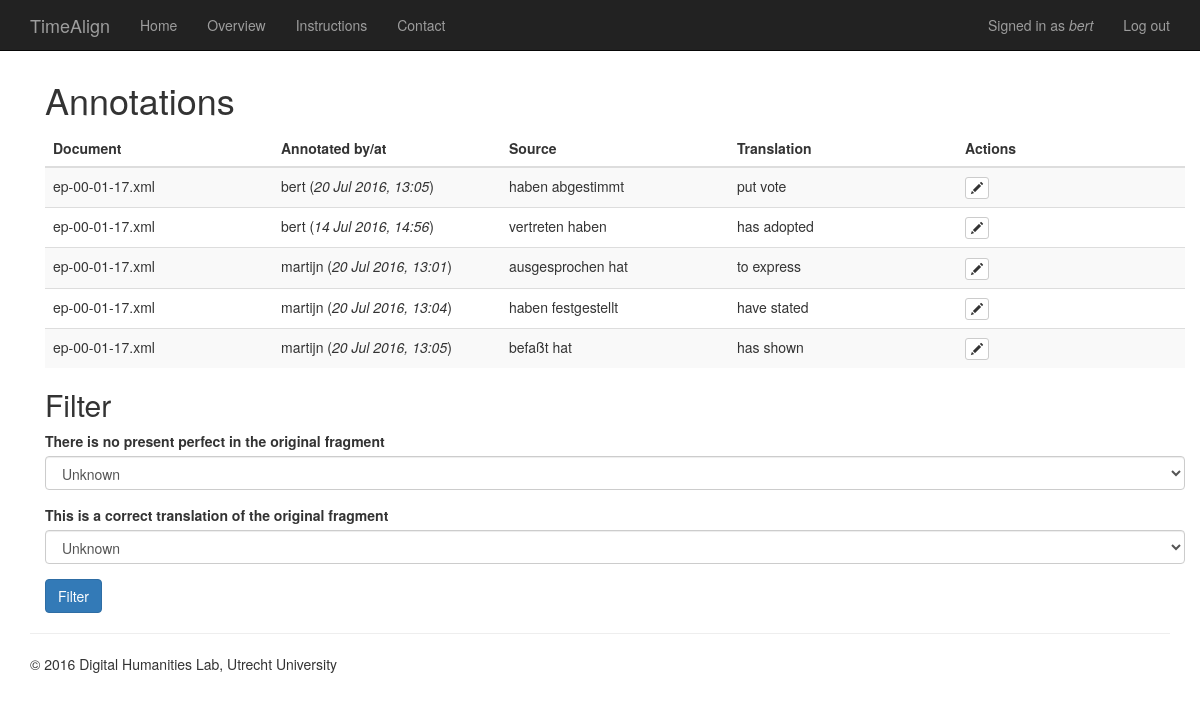
The app's page /list/de/en/ (signed in) with its own data.
### annotations/models.py (models this page shows, shortened)
class Annotation(models.Model):
    alignment = models.ForeignKey(Alignment)
    is_no_target = models.BooleanField('There is no present perfect in the original fragment', default=False)
    is_translation = models.BooleanField('This is a correct translation of the original fragment', default=True)
    words = models.ManyToManyField(Word, blank=True)
    annotated_by = models.ForeignKey(settings.AUTH_USER_MODEL)
    annotated_at = models.DateTimeField(auto_now=True)
    class Meta:
        unique_together = ('alignment', 'annotated_by', )
    def selected_words(self):
        return ' '.join([word.word for word in self.words.all().order_by('xml_id')])

class Alignment(models.Model):
    type = models.CharField(max_length=10)
    original_fragment = models.ForeignKey(Fragment, null=True, related_name='original')
    translated_fragment = models.ForeignKey(Fragment, null=True, related_name='translated')

class Fragment(models.Model):
    GERMAN = 'de'
    ENGLISH = 'en'
    SPANISH = 'es'
    FRENCH = 'fr'
    DUTCH = 'nl'
    LANGUAGES = (
        (GERMAN, 'German'),
        (ENGLISH, 'English'),
        (SPANISH, 'Spanish'),
        (FRENCH, 'French'),
        (DUTCH, 'Dutch'),
    )
    language = models.CharField(max_length=2, choices=LANGUAGES)
    speaker_language = models.CharField(max_length=2, choices=LANGUAGES)
    document = models.ForeignKey(Document)
    def target_words(self):
        result = []
        for sentence in self.sentence_set.all():
            result.extend([word.word for word in sentence.word_set.filter(is_target=True)])
        return ' '.join(result)

class Document(models.Model):
    title = models.CharField(max_length=200, unique=True)

class Sentence(models.Model):
    xml_id = models.CharField(max_length=20)
    fragment = models.ForeignKey(Fragment)

class Word(models.Model):
    xml_id = models.CharField(max_length=20)
    word = models.CharField(max_length=200)
    pos = models.CharField(max_length=10)
    lemma = models.CharField(max_length=200, null=True)
    is_target = models.BooleanField(default=False)
    sentence = models.ForeignKey(Sentence)

### annotations/views.py (the view)
# urls.py: url(r'^list/(?P<l1>\w+)/(?P<l2>\w+)/$', AnnotationList.as_view(), name='list'),
class AnnotationList(FilterView):
    context_object_name = 'annotations'
    filterset_class = AnnotationFilter
    def get_queryset(self):
        return Annotation.objects.filter(alignment__original_fragment__language=self.kwargs['l1'],
                                         alignment__translated_fragment__language=self.kwargs['l2'])

### annotations/templates/annotations/annotation_filter.html
{% extends "annotations/base.html" %}
{% load bootstrap3 %}
{% block content %}
<div class="container">
    <h1>Annotations</h1>
    <table class="table table-striped">
        <thead>
            <tr>
                <th width="10%">Document</th>
                <th width="10%">Annotated by/at</th>
                <th width="10%">Source</th>
                <th width="10%">Translation</th>
                <th width="10%">Actions</th>
            </tr>
        </thead>
        <tbody>
            {% for annotation in annotations %}
            <tr>
                <td>{{ annotation.alignment.original_fragment.document.title }}</td>
                <td>{{ annotation.annotated_by }} (<em>{{ annotation.annotated_at|date:"j M Y, G:i" }}</em>)</td>
                <td>{{ annotation.alignment.original_fragment.target_words }}</td>
                <td>{{ annotation.selected_words }}</td>
                <td>
                    <a href="{% url 'annotations:edit' annotation.id %}" role="button" class="btn btn-default btn-xs" aria-label="Edit">
                        <span class="glyphicon glyphicon-pencil" aria-hidden="true"></span>
                    </a>
                </td>
            </tr>
            {% endfor %}
        </tbody>
    </table>
    <h2>Filter</h2>
    <form action="" method="get">
        {% bootstrap_form filter.form %}
        {% bootstrap_button "Filter" button_type="submit" %}
    </form>
</div>
{% endblock %}

### annotations/templates/annotations/base.html (shortened to what this page needs)
<!DOCTYPE html>
<html lang="en">
    <head>
        {% load bootstrap3 %}
        {% bootstrap_css %}
        <link rel="stylesheet" href="http://cdn.jsdelivr.net/qtip2/3.0.3/basic/jquery.qtip.min.css">
    </head>
    <body>
        <nav class="navbar navbar-inverse navbar-fixed-top">
            <div class="container">
                <div class="navbar-header">
                    <a class="navbar-brand" href="#">TimeAlign</a>
                </div>
                <div id="navbar" class="navbar-collapse collapse">
                    <ul class="nav navbar-nav">
                        <li><a href="{% url 'annotations:start' %}">Home</a></li>
                        {% if user.is_authenticated %}
                        <li><a href="{% url 'annotations:home' %}">Overview</a></li>
                        {% endif %}
                        <li><a href="{% url 'annotations:instructions' 1 %}">Instructions</a></li>
                        <li><a href="{% url 'annotations:contact' %}">Contact</a></li>
                    </ul>
                    <ul class="nav navbar-nav navbar-right">
                        {% if user.is_authenticated %}
                        <li><p class="navbar-text">Signed in as <em>{{ user.username }}</em></p></li>
                        <li><a href="{% url 'logout' %}?next={% url 'annotations:start' %}">Log out</a></li>
                        {% else %}
                        <li><a href="{% url 'login' %}">Log in</a></li>
                        {% endif %}
                    </ul>
                </div>
            </div>
        </nav>
        <div class="container" style="margin-top: 60px;">
            <div>{% block content %}{% endblock %}</div>
            <hr>
            <footer>
                <p>&copy; 2016 Digital Humanities Lab, Utrecht University</p>
            </footer>
        </div>
    </body>
</html>

### records on screen
Annotation: alignment.original_fragment.document "ep-00-01-17.xml", annotated_by "bert", annotated_at "20 Jul 2016, 13:05", alignment.original_fragment.target_words "haben abgestimmt", selected_words "put vote"
Annotation: alignment.original_fragment.document "ep-00-01-17.xml", annotated_by "bert", annotated_at "14 Jul 2016, 14:56", alignment.original_fragment.target_words "vertreten haben", selected_words "has adopted"
Annotation: alignment.original_fragment.document "ep-00-01-17.xml", annotated_by "martijn", annotated_at "20 Jul 2016, 13:01", alignment.original_fragment.target_words "ausgesprochen hat", selected_words "to express"
Annotation: alignment.original_fragment.document "ep-00-01-17.xml", annotated_by "martijn", annotated_at "20 Jul 2016, 13:04", alignment.original_fragment.target_words "haben festgestellt", selected_words "have stated"
Annotation: alignment.original_fragment.document "ep-00-01-17.xml", annotated_by "martijn", annotated_at "20 Jul 2016, 13:05", alignment.original_fragment.target_words "befaßt hat", selected_words "has shown"

### other values on screen
{{ user.username }} "bert"
